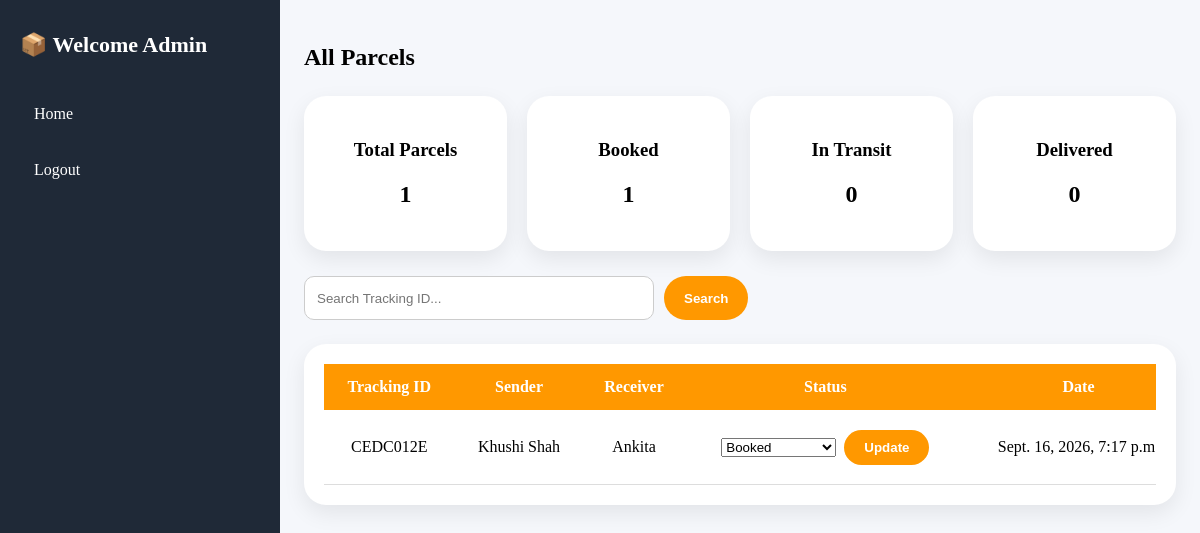
Before: /dashboard/ (signed in) with the older database file.
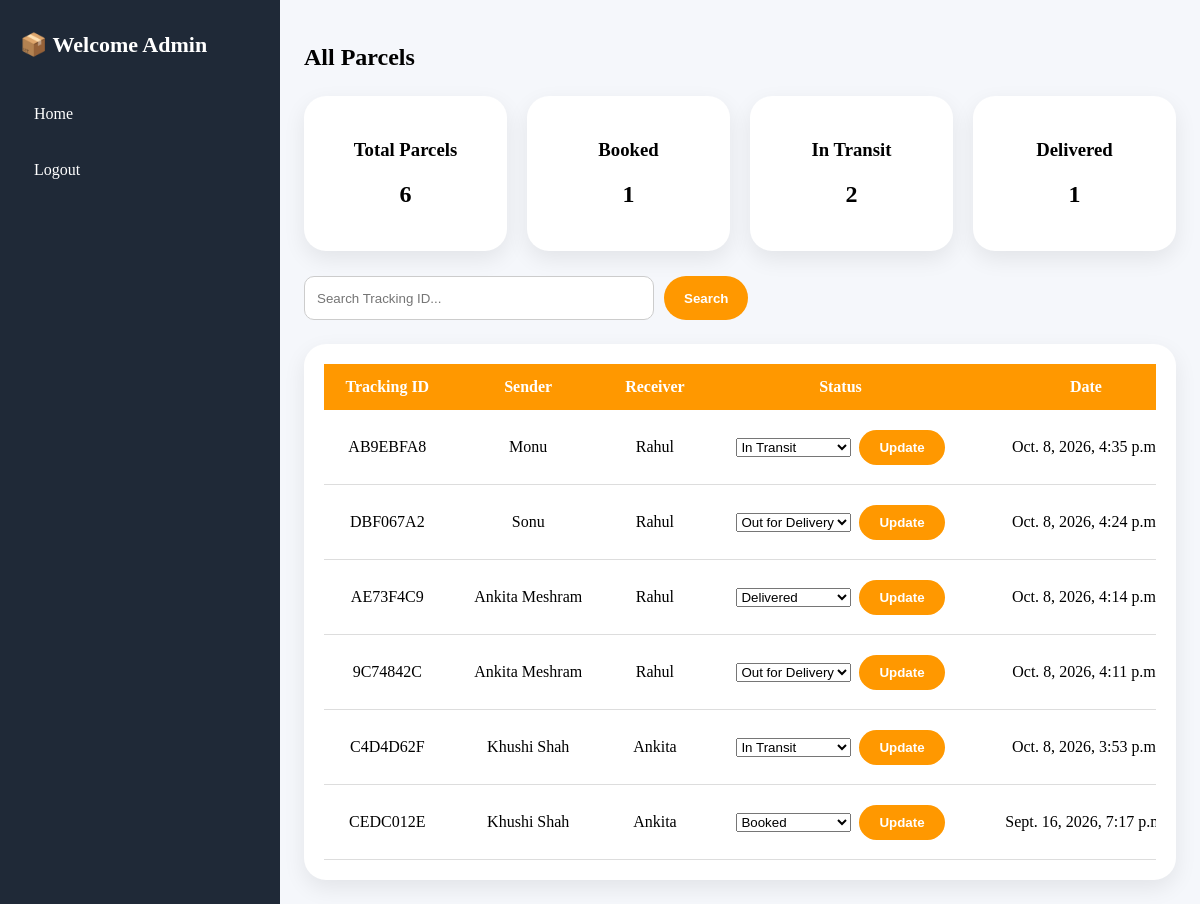
After: the same page with the newer database file.
### parcel/models.py (models this page shows, shortened)
class Parcel(models.Model):
    tracking_id = models.CharField(max_length=20, unique=True, editable=False)
    sender_name = models.CharField(max_length=100)
    sender_phone = models.CharField(max_length=15)
    sender_address = models.TextField()
    receiver_name = models.CharField(max_length=100)
    receiver_phone = models.CharField(max_length=15)
    receiver_address = models.TextField()
    parcel_type = models.CharField(max_length=50)
    weight = models.FloatField()
    STATUS_CHOICES = [
        ('Booked', 'Booked'),
        ('In Transit', 'In Transit'),
        ('Out for Delivery', 'Out for Delivery'),
        ('Delivered', 'Delivered'),
    ]
    status = models.CharField(
        max_length=30,
        choices=STATUS_CHOICES,
        default='Booked'
    )
    booking_date = models.DateTimeField(auto_now_add=True)

### parcel/views.py (the view)
# urls.py: path('dashboard/', views.dashboard, name='dashboard'),
@admin_only
def dashboard(request):
    query = request.GET.get("q")
    parcels = Parcel.objects.all().order_by("-booking_date")
    if query:
        parcels = parcels.filter(
            tracking_id__icontains=query
        )
    total = Parcel.objects.count()
    booked = Parcel.objects.filter(
        status="Booked"
    ).count()
    transit = Parcel.objects.filter(
        status="In Transit"
    ).count()
    delivered = Parcel.objects.filter(
        status="Delivered"
    ).count()
    return render(request, "dashboard.html", {
        "parcels": parcels,
        "total": total,
        "booked": booked,
        "transit": transit,
        "delivered": delivered,
    })

### parcel/views.py (called while the page is built)
def admin_only(view_func):
    @wraps(view_func)
    def wrapper(request, *args, **kwargs):
        if not request.user.is_authenticated:
            return redirect("admin_login")
        if not request.user.is_staff:
            return redirect("home")
        return view_func(request, *args, **kwargs)
    return wrapper

### templates/dashboard.html (shortened to what this page needs)
{% load static %}
<!DOCTYPE html>
<html lang="en">
<head>
    <link rel="stylesheet" href="{% static 'css/style.css' %}">
</head>
<body class="admin-dashboard-page">
    <div class="dashboard">
        <aside class="sidebar">
            <h2>📦 Welcome Admin</h2>
            <a href="/">Home</a>
            <a href="{% url 'logout' %}">Logout</a>
        </aside>
        <main class="main">
            <h2 class="dashboard-title">All Parcels</h2>
            <section class="cards">
                <div class="card-box">
                    <h3>Total Parcels</h3>
                    <h2>{{ total }}</h2>
                </div>
                <div class="card-box">
                    <h3>Booked</h3>
                    <h2>{{ booked }}</h2>
                </div>
                <div class="card-box">
                    <h3>In Transit</h3>
                    <h2>{{ transit }}</h2>
                </div>
                <div class="card-box">
                    <h3>Delivered</h3>
                    <h2>{{ delivered }}</h2>
                </div>
            </section>
            <form method="GET" class="search-form">
                <input
                    type="text"
                    name="q"
                    placeholder="Search Tracking ID..."
                    value="{{ request.GET.q|default:'' }}"
                    aria-label="Search Tracking ID"
                >
                <button type="submit" class="search-btn">
                    Search
                </button>
            </form>
            <section class="table-section">
                <div class="table-scroll">
                    <table>
                        <thead>
                            <tr>
                                <th>Tracking ID</th>
                                <th>Sender</th>
                                <th>Receiver</th>
                                <th>Status</th>
                                <th>Date</th>
                            </tr>
                        </thead>
                        <tbody>
                            {% for parcel in parcels %}
                            <tr>
                                <td>{{ parcel.tracking_id }}</td>
                                <td>{{ parcel.sender_name }}</td>
                                <td>{{ parcel.receiver_name }}</td>
                                <td>
                                    <form
                                        method="POST"
                                        action="{% url 'update_status' parcel.id %}"
                                        class="status-form"
                                    >
                                        <select name="status" aria-label="Parcel status">
                                            <option value="Booked"
                                                {% if parcel.status == "Booked" %}selected{% endif %}>
                                                Booked
                                            </option>
                                            <option value="In Transit"
                                                {% if parcel.status == "In Transit" %}selected{% endif %}>
                                                In Transit
                                            </option>
                                            <option value="Out for Delivery"
                                                {% if parcel.status == "Out for Delivery" %}selected{% endif %}>
                                                Out for Delivery
                                            </option>
                                            <option value="Delivered"
                                                {% if parcel.status == "Delivered" %}selected{% endif %}>
                                                Delivered
                                            </option>
                                        </select>
                                        <button type="submit" class="update-btn">
                                            Update
                                        </button>
                                    </form>
                                </td>
                                <td>{{ parcel.booking_date }}</td>
                            </tr>
                            {% empty %}
                            <tr>
                                <td colspan="6" class="empty-message">
                                    No parcels found.
                                </td>
                            </tr>
                            {% endfor %}
                        </tbody>
                    </table>
                </div>
            </section>
        </main>
    </div>
</body>
</html>

### static/css/style.css (style rules this page uses)
body.admin-dashboard-page { display: block !important; width: 100%; min-height: 100vh; height: auto !important; margin: 0; padding: 0; background: #f5f7fb !important; overflow-x: hidden; }
.admin-dashboard-page *, .admin-dashboard-page *::before, .admin-dashboard-page *::after { box-sizing: border-box; }
.admin-dashboard-page .dashboard { display: flex; align-items: stretch; width: 100%; max-width: 100%; min-height: 100vh; height: auto !important; margin: 0; padding: 0; background: #f5f7fb !important; }
.admin-dashboard-page .sidebar { flex: 0 0 280px; width: 280px; min-width: 0; min-height: 100vh; align-self: stretch; padding: 30px 20px; background: #1f2937 !important; color: white; }
.admin-dashboard-page .sidebar h2 { display: block; width: 100%; margin: 0 0 30px; font-size: 22px; line-height: 1.4; white-space: nowrap; }
.admin-dashboard-page .sidebar a { display: block; padding: 14px; margin: 10px 0; color: white; text-decoration: none; border-radius: 10px; }
.admin-dashboard-page .main { flex: 1 1 0; width: 0; min-width: 0; min-height: 100vh; height: auto !important; padding: 24px; background: #f5f7fb !important; }
.admin-dashboard-page .cards { display: grid; grid-template-columns: repeat(4, minmax(0, 1fr)); gap: 20px; width: 100%; margin: 25px 0; }
.admin-dashboard-page .card-box { min-width: 0; padding: 24px 12px; text-align: center; background: white; border-radius: 22px; box-shadow: 0 8px 22px rgba(0, 0, 0, 0.08); }
.admin-dashboard-page .search-form { display: flex; flex-wrap: wrap; gap: 10px; width: 100%; margin-bottom: 24px; }
.admin-dashboard-page .search-form input { width: min(350px, 100%); min-width: 0; height: 44px; padding: 10px 12px; border: 1px solid #ccc; border-radius: 10px; background: white; }
.admin-dashboard-page .search-btn, .admin-dashboard-page .update-btn { padding: 10px 20px; border: 0; border-radius: 25px; background: #ff9800; color: white; font-weight: 600; cursor: pointer; }
.admin-dashboard-page .table-section { width: 100%; max-width: 100%; min-width: 0; margin: 0; padding: 20px; background: white; border-radius: 22px; box-shadow: 0 8px 22px rgba(0, 0, 0, 0.08); }
.admin-dashboard-page .table-scroll { display: block; width: 100%; max-width: 100%; min-width: 0; height: auto; max-height: 500px; overflow: auto; overscroll-behavior: contain; }
.admin-dashboard-page .table-scroll table { width: 100%; min-width: 1000px; margin: 0; border-collapse: separate; border-spacing: 0; }
.admin-dashboard-page .table-scroll th { position: sticky; top: 0; z-index: 2; padding: 14px 12px; background: #ff9800; color: white; white-space: nowrap; }
.admin-dashboard-page .table-scroll td { padding: 16px 12px; border-bottom: 1px solid #ddd; text-align: center; white-space: nowrap; }
.admin-dashboard-page .status-form { display: flex; align-items: center; justify-content: center; flex-wrap: wrap; gap: 8px; }
.admin-dashboard-page .status-form select { max-width: 160px; min-width: 0; }

Changed rows visible on the page:
added Parcel: tracking_id "AB9EBFA8", sender_name "Monu", receiver_name "Rahul", status "In Transit", booking_date "Oct. 8, 2026, 4:35…"
added Parcel: tracking_id "DBF067A2", sender_name "Sonu", receiver_name "Rahul", status "Out for Delivery", booking_date "Oct. 8, 2026, 4:24…"
added Parcel: tracking_id "AE73F4C9", sender_name "Ankita Meshram", receiver_name "Rahul", status "Delivered", booking_date "Oct. 8, 2026, 4:14…"
added Parcel: tracking_id "9C74842C", sender_name "Ankita Meshram", receiver_name "Rahul", status "Out for Delivery", booking_date "Oct. 8, 2026, 4:11…"
added Parcel: tracking_id "C4D4D62F", sender_name "Khushi Shah", receiver_name "Ankita", status "In Transit", booking_date "Oct. 8, 2026, 3:53…"
Other visible differences:
{{ total }}: "1" → "6"
{{ transit }}: "0" → "2"
{{ delivered }}: "0" → "1"
